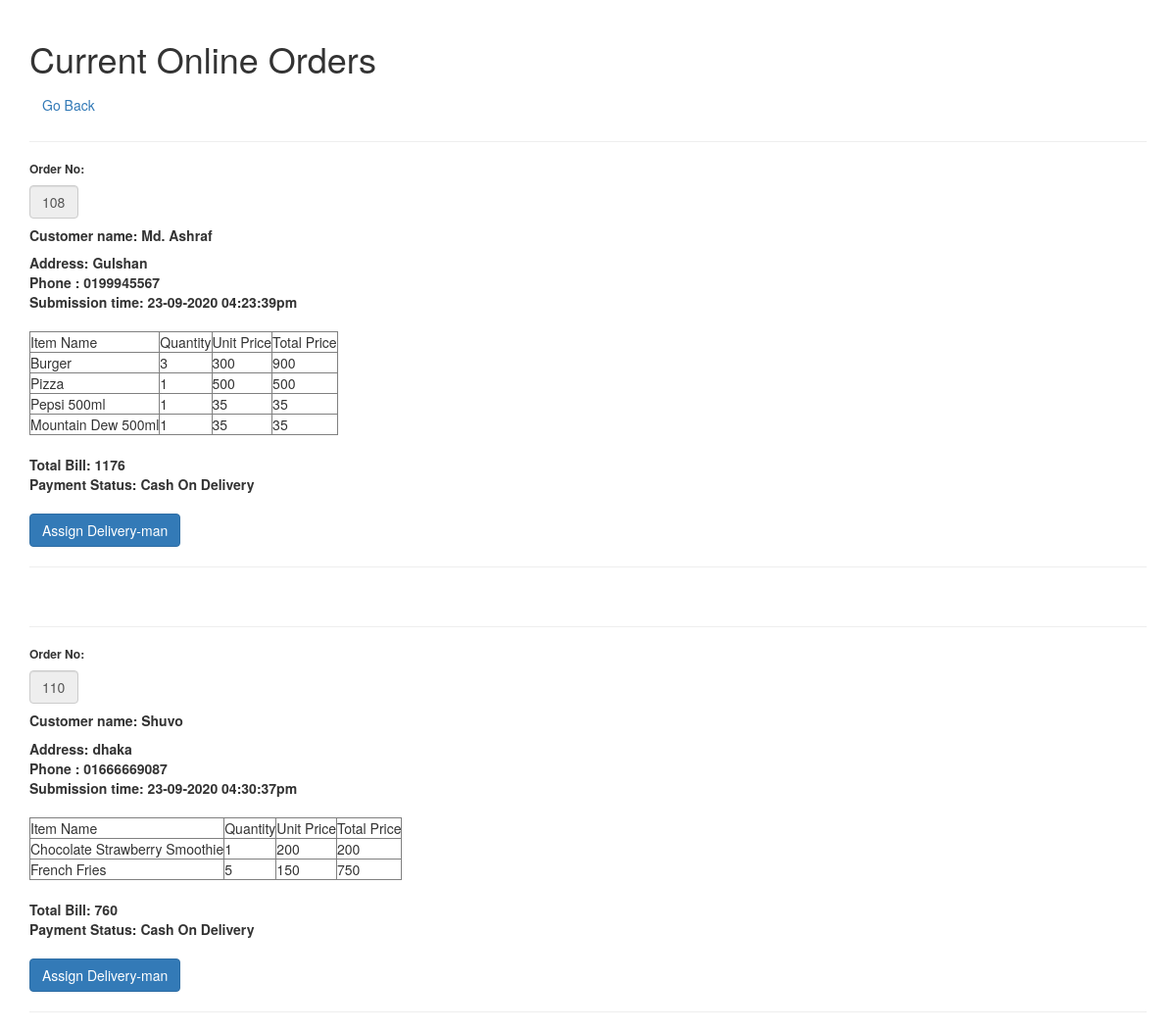
The app's page /check_online_order.php (signed in) with its own data.
### tables this page shows
CREATE TABLE `online_order` (
  `order_no` int(11) NOT NULL,
  `cname` varchar(100) NOT NULL,
  `email` varchar(100) NOT NULL,
  `address` varchar(500) NOT NULL,
  `phone` varchar(100) NOT NULL,
  `bill` double NOT NULL,
  `dmail` varchar(100) NOT NULL,
  `delivered` tinyint(1) NOT NULL,
  `subtime` varchar(100) NOT NULL,
  `deltime` varchar(100) NOT NULL
);

CREATE TABLE `online_order_item` (
  `order_no` int(11) NOT NULL,
  `item_name` varchar(100) NOT NULL,
  `quantity` int(11) NOT NULL,
  `unit_price` double NOT NULL,
  `total_price` double NOT NULL
);

CREATE TABLE `payment` (
  `id` int(11) NOT NULL,
  `order_id` int(11) NOT NULL,
  `payment_method` varchar(255) NOT NULL
);

### check_online_order.php (the view, shortened to what this page needs)
<?php
	include('functions.php');
?>
<!DOCTYPE html>
<html>
<head>
	<link rel="stylesheet" type="text/css" href="http://localhost/projects/rms/tools/css/bootstrap.css">
</head>
<body>
	<div class="container" style="padding-top: 20px;">
		<h1>Current Online Orders</h1>
		<a href="http://localhost/projects/rms/admin.php" class="btn btn-secondary " role="button" aria-pressed="true">Go Back</a>
		<?php
			$query = "SELECT * FROM online_order WHERE dmail = '' ORDER BY order_no";
            $result = mysqli_query($conn,$query);
            while ($row = mysqli_fetch_assoc($result)) {
            	$order_no = $row["order_no"]; echo "<br>";
					?>
				<hr class="mb-1">
				<form method="post" action="check_online_order.php">
					<h6><b>Order No:</b></h6>
					<input class="form-control" id="order_num" type="text" name="order_num" value="<?php echo $order_no; ?>" style="width: 50px;" readonly>
	            	<h5><b>Customer name: <?php echo $row["cname"]; echo "<br>"; ?></b></h5>
	            	<b>Address: <?php echo $row["address"]; echo "<br>"; ?></b>
	            	<b>Phone : <?php echo $row["phone"]; echo "<br>"; ?></b>
	            	<b>Submission time: <?php echo $row["subtime"]; echo "<br>"; ?> </b>
	            	<br>
					<?php
					echo "<table border='1'>";
					$query2 = "SELECT item_name, quantity, unit_price, total_price FROM online_order_item WHERE order_no = '$order_no'";
	            	$result2 = mysqli_query($conn,$query2);
	            	$query3 = "SELECT payment_method FROM payment WHERE order_id = '$order_no'";
					$result3 = mysqli_query($conn,$query3);
	            	echo "<td>Item Name</td> <td>Quantity</td> <td>Unit Price</td> <td>Total Price</td>";
					while ($row2 = mysqli_fetch_assoc($result2)) {
						echo "<tr>";
						foreach ($row2 as $field2 => $value2) {
							echo "<td>" . $value2 . "</td>";
						}
					}
					echo "</table>";
					$paymentStatus="";
					if ($result3->num_rows > 0) {
						while($p = $result3->fetch_assoc()) {
							$paymentStatus= $p["payment_method"];
						}
					} else {
						$paymentStatus= "Cash On Delivery";
					}
					?>
					<br>
					<b>Total Bill: <?php echo $row["bill"]; echo "<br>"; ?></b>
					<b>Payment Status: <?php echo $paymentStatus; echo "<br>"; ?></b>
					<br>
					<input class="btn btn-primary" type="submit" id="done" name="done" value="Assign Delivery-man">
					<hr class="mb-1">
				</form>
				<?php
			}
		 ?>
	</div>
</body>
</html>

### records on screen
online_order: order_num "108", cname "Md. Ashraf", address "Gulshan", phone "0199945567", subtime "23-09-2020 04:23:39pm", bill "1176", payment.payment_method "Cash On Delivery"
online_order_item: item_name "Burger", quantity "3", unit_price "300", total_price "900"
online_order_item: item_name "Pizza", quantity "1", unit_price "500", total_price "500"
online_order_item: item_name "Pepsi 500ml", quantity "1", unit_price "35", total_price "35"
online_order_item: item_name "Mountain Dew 500ml", quantity "1", unit_price "35", total_price "35"
online_order: order_num "110", cname "Shuvo", address "dhaka", phone "01666669087", subtime "23-09-2020 04:30:37pm", bill "760", payment.payment_method "Cash On Delivery"
online_order_item: item_name "Chocolate Strawberry Smoothie", quantity "1", unit_price "200", total_price "200"
online_order_item: item_name "French Fries", quantity "5", unit_price "150", total_price "750"
